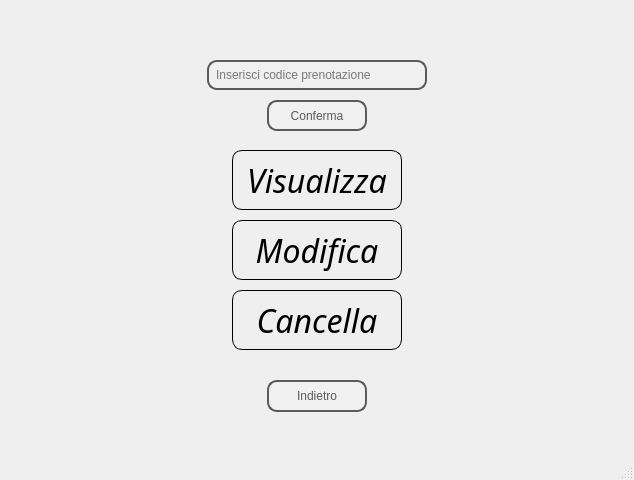
<?xml version="1.0" encoding="UTF-8"?>
<ui version="4.0">
 <class>gest_pren_cli</class>
 <widget class="QMainWindow" name="gest_pren_cli">
  <property name="geometry">
   <rect>
    <x>0</x>
    <y>0</y>
    <width>634</width>
    <height>480</height>
   </rect>
  </property>
  <property name="cursor">
   <cursorShape>PointingHandCursor</cursorShape>
  </property>
  <property name="windowTitle">
   <string>Ristorante Emilia</string>
  </property>
  <widget class="QWidget" name="centralwidget">
   <widget class="QLabel" name="label_2">
    <property name="geometry">
     <rect>
      <x>0</x>
      <y>0</y>
      <width>641</width>
      <height>431</height>
     </rect>
    </property>
    <property name="styleSheet">
     <string notr="true">background-image: url(../Progetto/foto.jpg);
background-position: center;
background-repeat: no-repeat;</string>
    </property>
    <property name="text">
     <string/>
    </property>
   </widget>
   <widget class="QPushButton" name="but_modifica">
    <property name="enabled">
     <bool>false</bool>
    </property>
    <property name="geometry">
     <rect>
      <x>232</x>
      <y>220</y>
      <width>170</width>
      <height>60</height>
     </rect>
    </property>
    <property name="font">
     <font>
      <family>Apple Chancery</family>
      <pointsize>24</pointsize>
      <italic>true</italic>
     </font>
    </property>
    <property name="styleSheet">
     <string notr="true">QPushButton {
    border: 2px solid #5A5A5A;
    border-radius: 10px;
    padding: 5px;
    color: black;
    border: 1px solid black;  /* Bordo del pulsante */
}

QPushButton:hover {
    background-color: lightgray;  /* Cambia colore al passaggio del mouse */
}</string>
    </property>
    <property name="text">
     <string>Modifica</string>
    </property>
   </widget>
   <widget class="QPushButton" name="indietro">
    <property name="geometry">
     <rect>
      <x>267</x>
      <y>380</y>
      <width>100</width>
      <height>32</height>
     </rect>
    </property>
    <property name="styleSheet">
     <string notr="true">QPushButton {
        border: 2px solid #5A5A5A;
        border-radius: 10px;
        padding: 5px;
        background-color: #F0F0F0;
        color: #5A5A5A;
    }
    QPushButton:hover {
        background-color: #D3D3D3;
    }
    QPushButton:pressed {
        background-color: #A9A9A9;
    }</string>
    </property>
    <property name="text">
     <string>Indietro</string>
    </property>
   </widget>
   <widget class="QPushButton" name="but_conferma">
    <property name="geometry">
     <rect>
      <x>267</x>
      <y>100</y>
      <width>100</width>
      <height>31</height>
     </rect>
    </property>
    <property name="styleSheet">
     <string notr="true">QPushButton {
        border: 2px solid #5A5A5A;
        border-radius: 10px;
        padding: 5px;
        background-color: #F0F0F0;
        color: #5A5A5A;
    }
    QPushButton:hover {
        background-color: #D3D3D3;
    }
    QPushButton:pressed {
        background-color: #A9A9A9;
    }</string>
    </property>
    <property name="text">
     <string>Conferma</string>
    </property>
   </widget>
   <widget class="QPushButton" name="but_cancella">
    <property name="enabled">
     <bool>false</bool>
    </property>
    <property name="geometry">
     <rect>
      <x>232</x>
      <y>290</y>
      <width>170</width>
      <height>60</height>
     </rect>
    </property>
    <property name="font">
     <font>
      <family>Apple Chancery</family>
      <pointsize>24</pointsize>
      <italic>true</italic>
     </font>
    </property>
    <property name="styleSheet">
     <string notr="true">QPushButton {
    border: 2px solid #5A5A5A;
    border-radius: 10px;
    padding: 5px;
    color: black;
    border: 1px solid black;  /* Bordo del pulsante */
}

QPushButton:hover {
    background-color: lightgray;  /* Cambia colore al passaggio del mouse */
}</string>
    </property>
    <property name="text">
     <string>Cancella</string>
    </property>
   </widget>
   <widget class="QLineEdit" name="lineEdit">
    <property name="geometry">
     <rect>
      <x>207</x>
      <y>60</y>
      <width>220</width>
      <height>30</height>
     </rect>
    </property>
    <property name="styleSheet">
     <string notr="true">QLineEdit {
	color: rgb(0, 0, 0);
                border: 2px solid #5A5A5A;           /* Colore del bordo */
                border-radius: 10px;                  /* Arrotondamento degli angoli */
                padding: 5px;                         /* Padding interno */
                background-color: #F0F0F0;            /* Colore di sfondo */
            }</string>
    </property>
    <property name="text">
     <string/>
    </property>
    <property name="placeholderText">
     <string>Inserisci codice prenotazione</string>
    </property>
   </widget>
   <widget class="QPushButton" name="but_visualizza">
    <property name="enabled">
     <bool>false</bool>
    </property>
    <property name="geometry">
     <rect>
      <x>232</x>
      <y>150</y>
      <width>170</width>
      <height>60</height>
     </rect>
    </property>
    <property name="font">
     <font>
      <family>Apple Chancery</family>
      <pointsize>24</pointsize>
      <italic>true</italic>
     </font>
    </property>
    <property name="styleSheet">
     <string notr="true">QPushButton {
    border: 2px solid #5A5A5A;
    border-radius: 10px;
    padding: 5px;
    color: black;
    border: 1px solid black;  /* Bordo del pulsante */
}

QPushButton:hover {
    background-color: lightgray;  /* Cambia colore al passaggio del mouse */
}</string>
    </property>
    <property name="text">
     <string>Visualizza</string>
    </property>
   </widget>
  </widget>
  <widget class="QMenuBar" name="menubar">
   <property name="geometry">
    <rect>
     <x>0</x>
     <y>0</y>
     <width>634</width>
     <height>24</height>
    </rect>
   </property>
  </widget>
  <widget class="QStatusBar" name="statusbar"/>
 </widget>
 <resources/>
 <connections/>
</ui>
